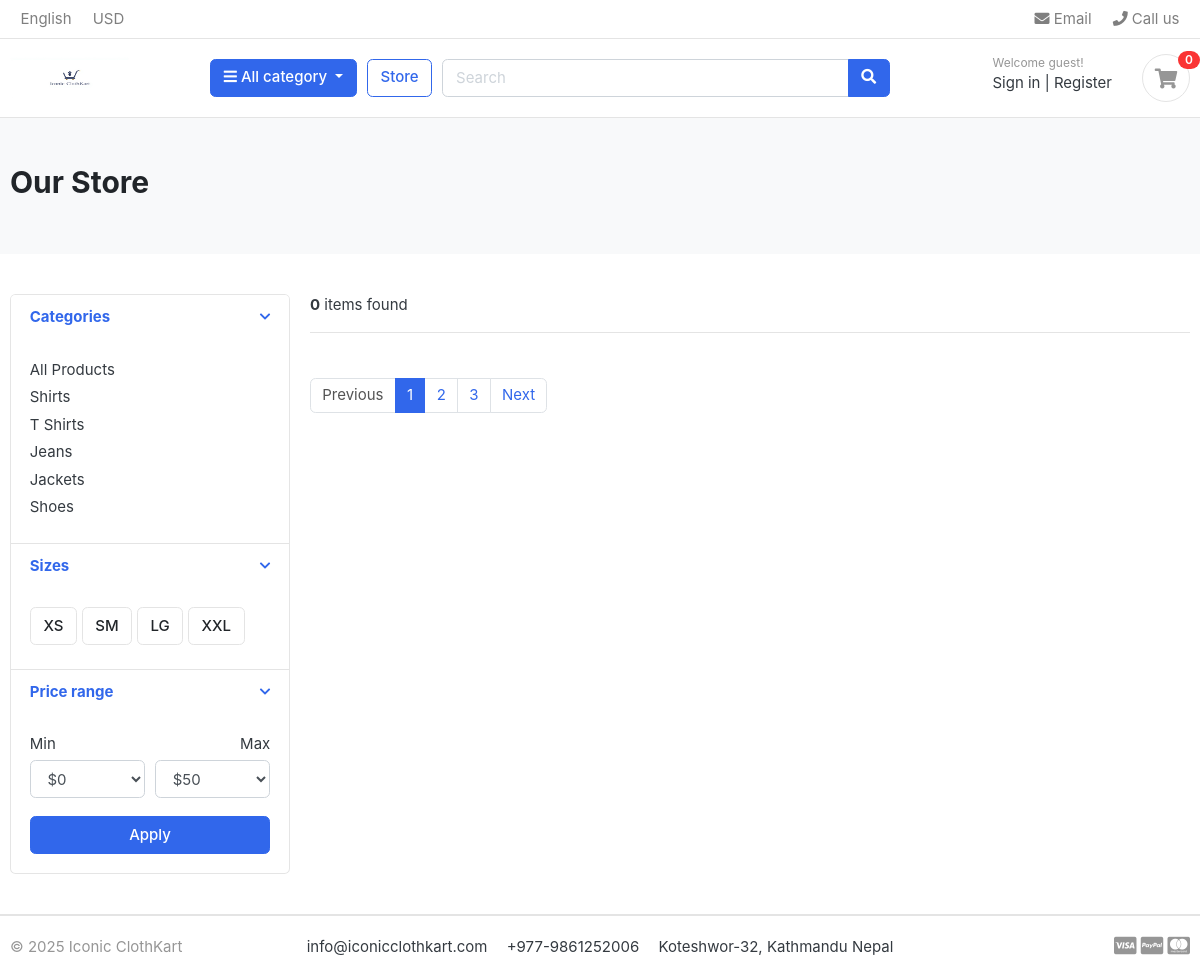
Before: /store/shirts/ with the older database file.
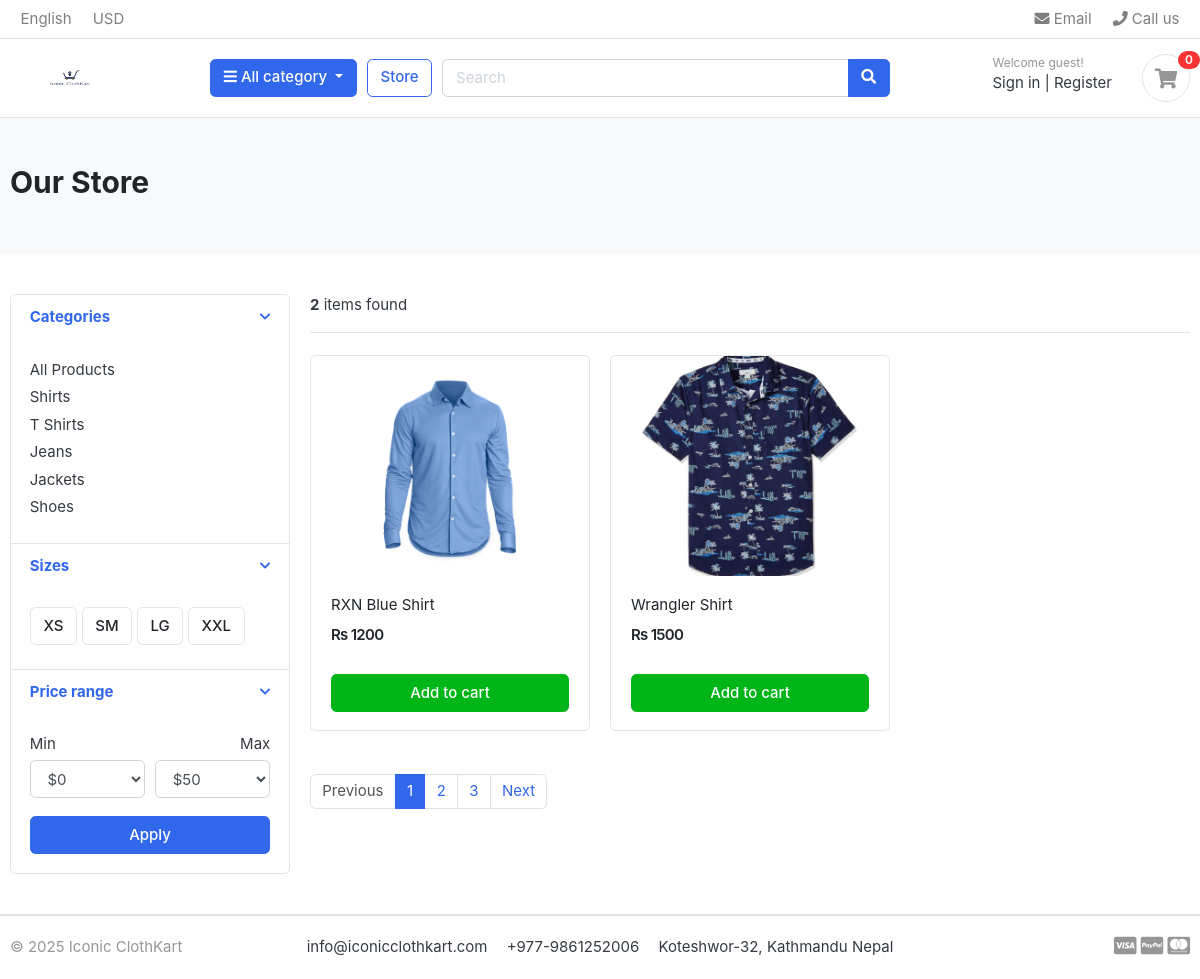
After: the same page with the newer database file.
### category/models.py (models this page shows, shortened)
class Category(models.Model):
    category_name = models.CharField(max_length=50, unique=True)
    slug = models.SlugField(max_length=100, unique=True)
    description = models.TextField(max_length=255, blank=True)
    cat_image = models.ImageField(upload_to='photos/categories', blank=True)
    class Meta:
        verbose_name = 'category'
        verbose_name_plural = 'categories'
    def get_url(self):
        return reverse('products_by_category', args=[self.slug])

### store/models.py (models this page shows, shortened)
class Product(models.Model):
    product_name        = models.CharField(max_length=200, unique=True)
    slug                = models.SlugField(max_length=200, unique=True)
    product_description = models.TextField(max_length=200, blank=True)
    price               = models.IntegerField()
    images              = models.ImageField(upload_to='photoes/products')
    stock               = models.IntegerField()
    is_available        = models.BooleanField(default=True)
    category            = models.ForeignKey(Category, on_delete=models.CASCADE) # CASCADE does when we delete category, the products attached with that category will be deleted
    created_date        = models.DateTimeField(auto_now_add=True)
    modified_date       = models.DateTimeField(auto_now=True)
    def get_url(self):
        return reverse('product_detail', args=[self.category.slug, self.slug])

### store/views.py (the view)
# urls.py: path('store/', include('store.urls')),
def store(request, category_slug=None):
    categories = None
    products = None
    if category_slug != None:
        categories = get_object_or_404(Category, slug=category_slug)
        products = Product.objects.filter(category=categories, is_available=True)
        product_count = products.count()
    else:
         products = Product.objects.all().filter(is_available=True)
         product_count = products.count()
    context = {
        'products': products,
        'product_count': product_count
    }
    return render(request, 'store/store.html', context)

### category/context_processors.py (called while the page is built)
def menu_links(request):
    links = Category.objects.all()
    return dict(links=links)

### templates/store/store.html (shortened to what the changed rows need)
{% extends 'base.html' %} {% block content %} {% load static %}
<section class="section-pagetop bg">
  <div class="container">
    <h2 class="title-page">Our Store</h2>
  </div>
</section>
<section class="section-content padding-y">
  <div class="container">
    <div class="row">
      <aside class="col-md-3">
        <div class="card">
          <article class="filter-group">
            <div class="filter-content collapse show" id="collapse_1" style="">
              <div class="card-body">
                <ul class="list-menu">
                  {% for category in links %}
                  <li>
                    <a href="{{category.get_url}}"
                      >{{category.category_name}}
                    </a>
                  </li>
                  {% endfor %}
                </ul>
              </div>
            </div>
          </article>
        </div>
      </aside>
      <main class="col-md-9">
        <header class="border-bottom mb-4 pb-3">
          <div class="form-inline">
            <span class="mr-md-auto"
              ><b>{{ product_count }}</b> items found</span
            >
          </div>
        </header>
        <div class="row">
          {% for product in products %}
          <div class="col-md-4">
            <figure class="card card-product-grid">
              <div class="img-wrap">
                <a href="{{product.get_url}}">
                  <img src="{{product.images.url}}" />
                </a>
              </div>
              <figcaption class="info-wrap">
                <div class="fix-height">
                  <a href="{{product.get_url}}" class="title"
                    >{{ product.product_name}}</a
                  >
                  <div class="price-wrap mt-2">
                    <span class="price">Rs {{product.price}}</span>
                  </div>
                </div>
                <a href="#" class="btn btn-block btn-success">Add to cart </a>
              </figcaption>
            </figure>
          </div>
          {% endfor %}
        </div>
      </main>
    </div>
  </div>
</section>
{% endblock %}

Changed rows visible on the page:
added Product: images (picture), product_name "RXN Blue Shirt", price "1200"
added Product: images (picture), product_name "Wrangler Shirt", price "1500"
Other visible differences:
{{ product_count }}: "0" → "2"
